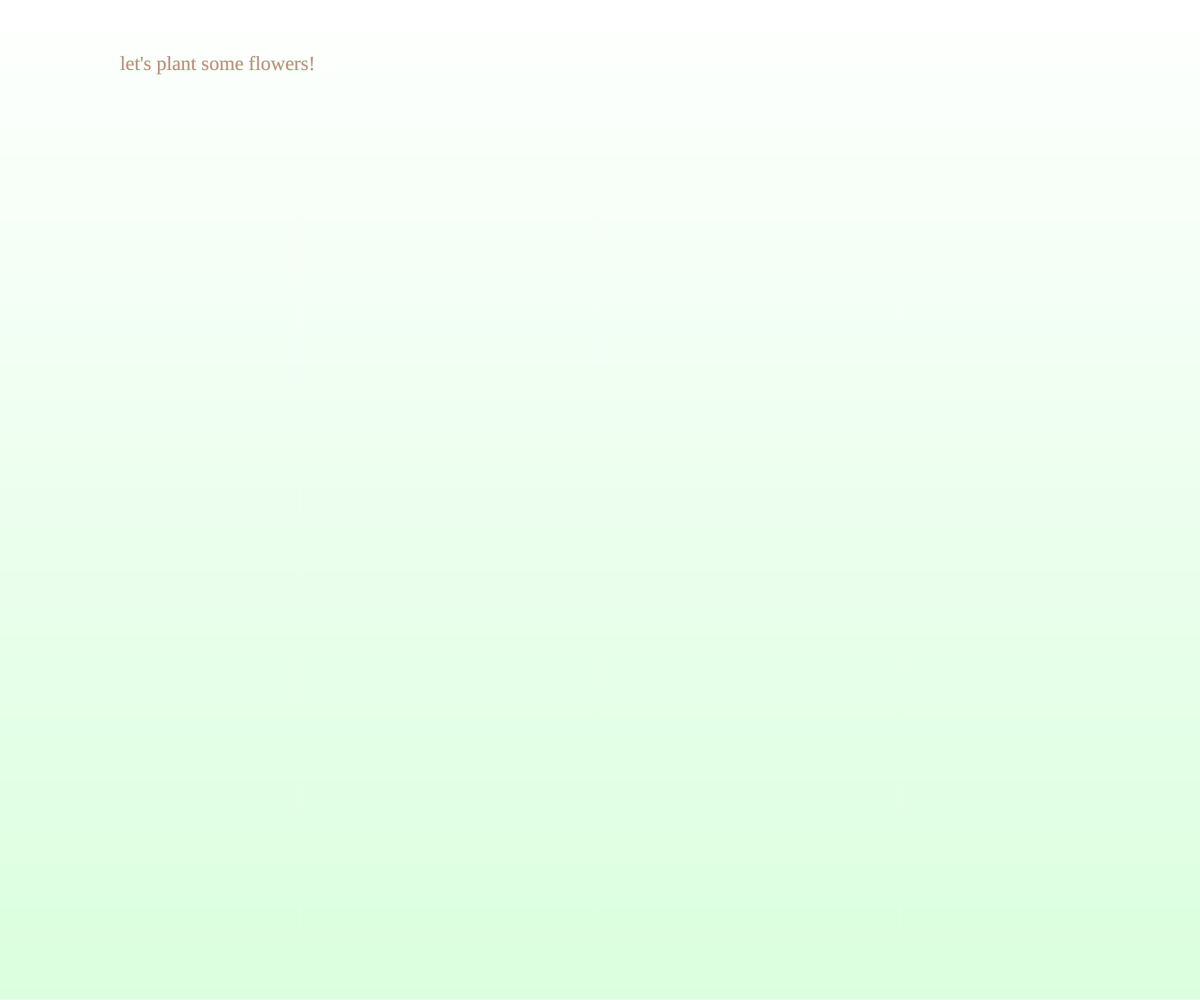
Frame 1 (no input)
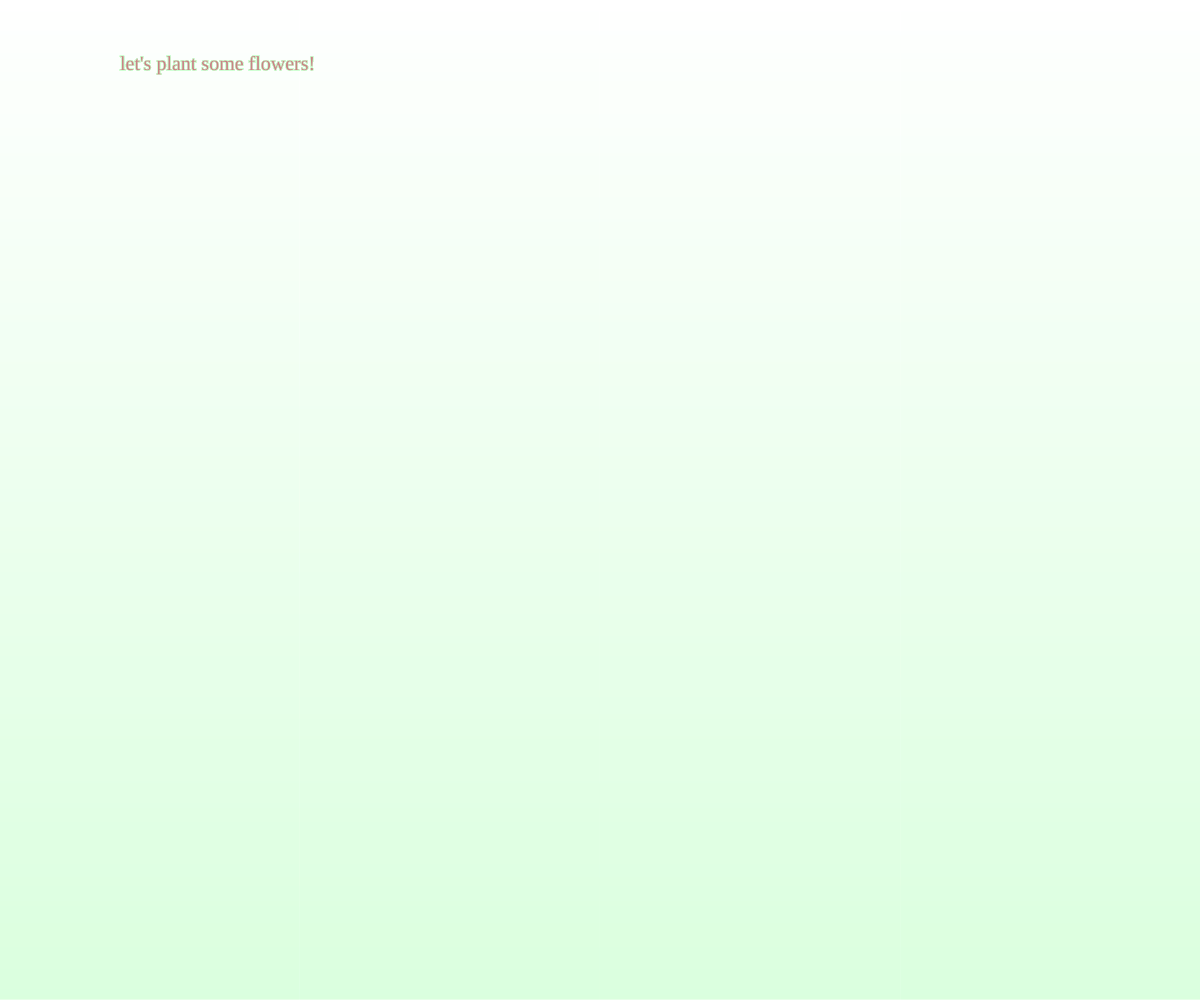
Frame 60 (no input)
Frame 120 (the mouse pressed at the canvas centre since frame 60): identical to frame 60, image omitted

The p5.js sketch that drew these frames (run headless with seeded random() and noise() and a simulated clock; from frame 60 on, the mouse is pressed at the canvas centre):

// p5.js sketch
// ── sketch.js
let flowers = [];
let c1,c2;


function setup() {
  createCanvas(windowWidth, windowHeight);

  // background(50);
  //angleMode(DEGREES);
  
   c1 = color(255);
   c2 = color(191, 255, 198);
  
  
  for(let y=0; y<height; y++){
    n = map(y,0,height,0,0.75);
    let newc = lerpColor(c1,c2,n);
    stroke(newc);
    line(0,y,width,y);
  }
  
}

function mouseDragged(){
  // let r = random (80,100);
  let b = new Flower(mouseX,mouseY);
  flowers.push(b); 
}


function draw() {
 
 for (let i = 0; i< flowers.length; i++){
 flowers[i].draw();
 }
  title(); 

function title(){
  textSize(20);
  fill(201, 131, 133);
  textFont('Courier-Oblique');
  text("let's plant some flowers!", windowWidth/10, 70);
}
  
//   //background gradient
//   for(let y=0; y< windowHeight; y++){
//     n = map(y,0,height,0,1);
//     let newc = lerpColor(c1,c2,n);
//     stroke(newc);
//     line(0,y,width, y);
// }
}

//각기 다른 꽃 그리기
class Flower {
  constructor(x,y,r){
    this.x = x;
    this.y = y; 
    this.r = random(8,45);
    this.s = random(0.75,2);
    this.colvary = random(150,255);
    
    this.stem = random(55,120);
    this.alpha = random(120,255);
    this.leafSize = 26;
    this.leafWidth = 13;
  }

    draw() {
      noStroke(); 
      
      //stem and leaf
      fill(21, 237, 61);
      rect(this.x-11,this.y-10,this.s * 2,this.stem);
      ellipse(this.x + 3 , this.y+ this.stem/2, 26, 13);
      

      //petals
      fill(255,random(255),random(255),this.alpha);
      ellipse(this.x,this.y,this.r*2);
      ellipse(this.x-15,this.y+5,this.r*2);
      ellipse(this.x-25,this.y-5,this.r*2);
      ellipse(this.x-17,this.y-20,this.r*2);
      ellipse(this.x,this.y-15,this.r*2);
    
      // for (let i = 0; i <10; i++){
      //   ellipse(this.x.this.y,this.r, this.r);
      //   rotate(PI/5);
      // }
    
   
      //bud
      fill(255,this.colvary,0);
      ellipse(this.x-12,this.y-7,18,15);
      
    }
  


}
function windowResized() {
  resizeCanvas(windowWidth, windowHeight);
}


//function mousePressed(){
// flower(mouseX,mouseY,random(80,100));
//}
// function drawFlower(x,y,diameter){
//   diameter = random(50,100);
//   fill(0,200,255); 
//   rect(x-10,y-10,20,150);  

//   fill(255,0,255);
//   ellipse(x,y,diameter,diameter);
// }
